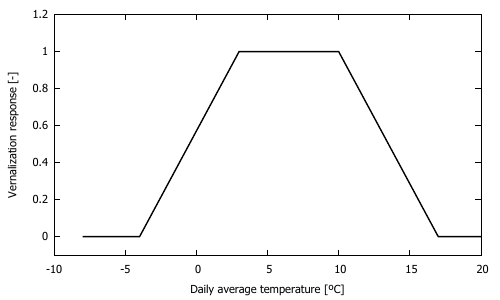

Reproduce this figure in gnuplot.
# GNUPlot command file for generating the response function for
# vernalization in the WOFOST system description
# Output is generated as a PNG file on figure7.png
# data points are read from figure7.csv
set xrange [-10:20]
set yrange [-0.1:1.2]
#set terminal svg size 800,600 enhanced font 'Verdana,12'
set terminal pdf
set output 'figure_VERNRTB.pdf'
set xlabel 'Daily average temperature [ºC]'
set ylabel 'Vernalization response [-]'
plot 'figure_VERNRTB.csv' using 1:2 with lines t'' lt -1 lw 2,
set output
#set term X11
     
